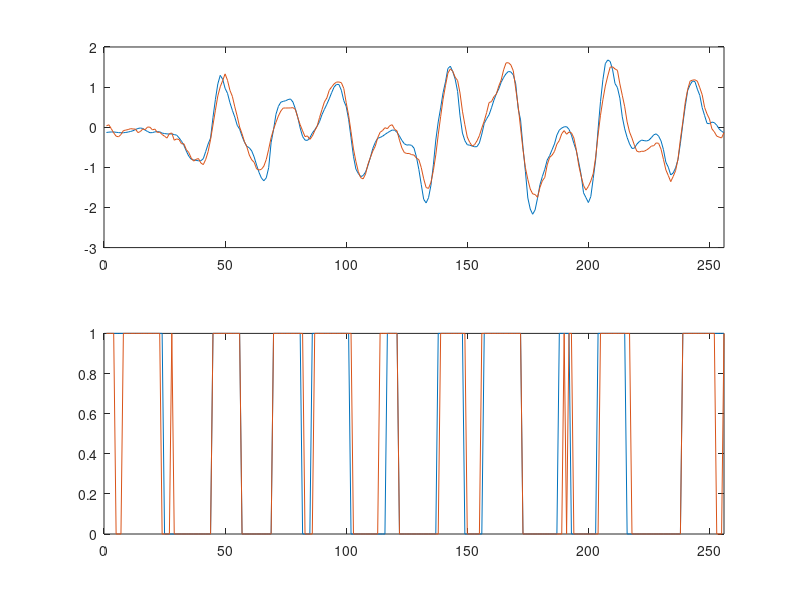

Here is the MATLAB script that generated this plot:
clear; close all; clc;

load('./mid_20cm_20s.mat');

exampleAxis = 1;
exampleEvent = 1;
figure;
subplot(2,1,1);
plot(uavSig{exampleAxis, exampleEvent}(1:256,2));hold on;
plot(camSig{exampleAxis, exampleEvent}(1:256,2));hold off;
xlim([0,256]);
subplot(2,1,2);
plot(fingerprintUAV{exampleAxis, exampleEvent}(1:256));hold on;
plot(fingerprintCAM{exampleAxis, exampleEvent}(1:256));hold off;
xlim([0,256]);
